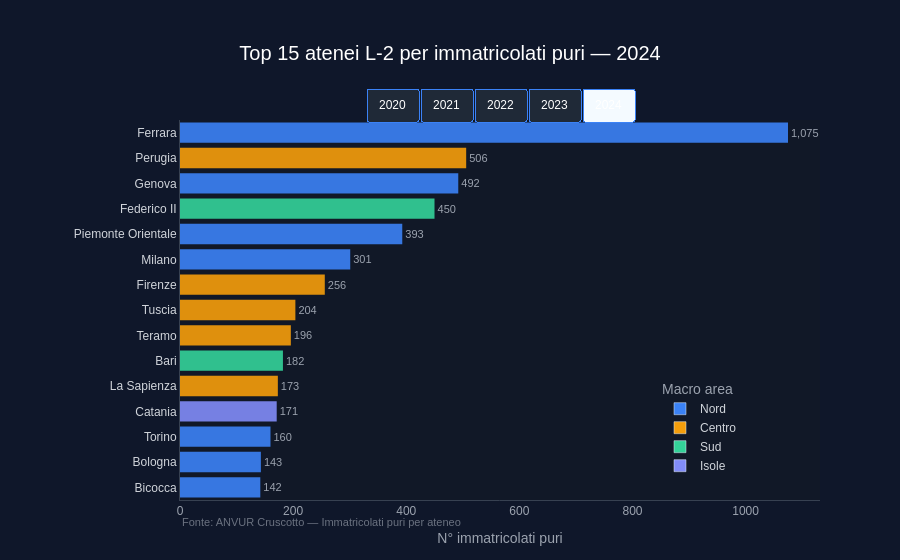

Write notebook code for a chart like this one.
### Code cell
# Aggiungi n° corsi e lista corsi
g4_corsi = (
    df_anvur[df_anvur['Anno accademico'] >= 2020]
    .groupby(['Anno accademico', 'ateneo_short'])['corso_nome']
    .nunique().reset_index()
    .rename(columns={'corso_nome': 'n_corsi'})
)

# Lista corsi con immatricolati per ognuno
g4_nomi = (
    df_anvur[df_anvur['Anno accademico'] >= 2020]
    .groupby(['Anno accademico', 'ateneo_short', 'corso_nome'])['imm']
    .sum().reset_index()
    .groupby(['Anno accademico', 'ateneo_short'])
    .apply(lambda x: '<br>'.join([
        f"&nbsp;&nbsp;• {row['corso_nome']}: <b>{int(row['imm']):,}</b>"
        for _, row in x.sort_values('imm', ascending=False).iterrows()
    ]))
    .reset_index()
    .rename(columns={0: 'lista_corsi'})
)

g4_anvur = (
    df_anvur[df_anvur['Anno accademico'] >= 2020]
    .groupby(['Anno accademico', 'ateneo_short', 'regione'])['imm']
    .sum().reset_index()
)

g4_anvur['macro'] = g4_anvur['regione'].map({
    'Piemonte': 'Nord', 'Lombardia': 'Nord', 'Veneto': 'Nord',
    'Friuli-Venezia Giulia': 'Nord', 'Liguria': 'Nord',
    'Emilia-Romagna': 'Nord', 'Trentino-Alto Adige/Südtirol': 'Nord',
    'Toscana': 'Centro', 'Umbria': 'Centro', 'Marche': 'Centro',
    'Lazio': 'Centro', 'Abruzzo': 'Centro',
    'Campania': 'Sud', 'Puglia': 'Sud', 'Basilicata': 'Sud',
    'Calabria': 'Sud', 'Molise': 'Sud',
    'Sicilia': 'Isole', 'Sardegna': 'Isole',
})

g4_anvur = g4_anvur.merge(g4_corsi, on=['Anno accademico', 'ateneo_short'], how='left')
g4_anvur = g4_anvur.merge(g4_nomi, on=['Anno accademico', 'ateneo_short'], how='left')

# ── Grafico ────────────────────────────────────────────────────────────────
anni_g4 = sorted(g4_anvur['Anno accademico'].unique())

COLORI_MACRO = {
    'Nord'  : '#3B82F6',
    'Centro': '#F59E0B',
    'Sud'   : '#34D399',
    'Isole' : '#818CF8',
}

fig4 = go.Figure()

for i, anno in enumerate(anni_g4):
    subset = (
        g4_anvur[g4_anvur['Anno accademico'] == anno]
        .sort_values('imm', ascending=False)
        .head(15)
        .sort_values('imm', ascending=True)
        .reset_index(drop=True)
    )

    fig4.add_trace(go.Bar(
        x=subset['imm'],
        y=subset['ateneo_short'],
        orientation='h',
        marker=dict(
            color=[COLORI_MACRO.get(m, '#6B7280') for m in subset['macro']],
            line=dict(width=0),
            opacity=0.9
        ),
        text=subset['imm'].astype(int).apply(lambda x: f'{x:,}'),
        textposition='outside',
        textfont=dict(size=11, color='#9CA3AF'),
        customdata=subset[['macro', 'n_corsi', 'lista_corsi']],
        hovertemplate=(
            '<b>%{y}</b><br>'
            'Immatricolati puri: <b>%{x:,}</b><br>'
            'Macro area: %{customdata[0]}<br>'
            'N° corsi L-2: <b>%{customdata[1]}</b><br>'
            '%{customdata[2]}'
            '<extra></extra>'
        ),
        visible=(i == 0),
        showlegend=False,
    ))

# Legenda manuale
for macro, colore in COLORI_MACRO.items():
    fig4.add_trace(go.Bar(
        x=[None], y=[None],
        orientation='h',
        marker_color=colore,
        name=macro,
        visible=True,
    ))

n_trace_dati = len(anni_g4)
n_trace_legenda = len(COLORI_MACRO)

buttons = []
for i, anno in enumerate(anni_g4):
    vis = [j == i for j in range(n_trace_dati)] + [True] * n_trace_legenda
    buttons.append(dict(
        label=str(anno),
        method='update',
        args=[
            {'visible': vis},
            {'title': dict(
                text=f'Top 15 atenei L-2 per immatricolati puri — {anno}',
                font=dict(size=20, color='white', family='Arial'),
                x=0.5, xanchor='center'
            )}
        ]
    ))

fig4.update_layout(
    title=dict(
        text=f'Top 15 atenei L-2 per immatricolati puri — {anni_g4[-1]}',
        font=dict(size=20, color='white', family='Arial'),
        x=0.5, xanchor='center'
    ),
    updatemenus=[dict(
        type='buttons',
        direction='right',
        x=0.5, xanchor='center',
        y=1.10, yanchor='top',
        buttons=buttons,
        bgcolor='#1F2937',
        bordercolor='#3B82F6',
        borderwidth=1,
        font=dict(size=12, family='Arial', color='white'),
        active=len(anni_g4)-1,
        pad=dict(r=6, l=6, t=6, b=6),
    )],
    xaxis=dict(
        title=dict(text='N° immatricolati puri', font=dict(color='#9CA3AF')),
        showgrid=False,
        tickfont=dict(color='#9CA3AF'),
        linecolor='#374151',
    ),
    yaxis=dict(
        showgrid=False,
        tickfont=dict(size=12, color='#D1D5DB'),
        linecolor='#374151',
    ),
    legend=dict(
        title=dict(text='Macro area', font=dict(color='#9CA3AF')),
        font=dict(color='#D1D5DB'),
        bgcolor='rgba(0,0,0,0)',
        x=0.75, y=0.05
    ),
    annotations=[
        dict(
            x=0.0, y=-0.08,
            xref='paper', yref='paper',
            text='Fonte: ANVUR Cruscotto — Immatricolati puri per ateneo',
            showarrow=False,
            font=dict(size=11, color='#6B7280'),
            align='left'
        )
    ],
    height=560,
    margin=dict(t=120, b=60, l=180, r=80),
    font=dict(family='Arial', size=12),
    plot_bgcolor='#111827',
    paper_bgcolor='#0F172A',
    barmode='overlay'
)

fig4.show()

### Figure 1 — Plotly figure (JSON) as saved in the notebook; plotly's stock layout.template omitted (floating-point values rounded to 4 significant figures)
{"data": [{"customdata": [["Nord", 1, "&nbsp;&nbsp;• BIOTECNOLOGIE: <b>142</b>"], ["Nord", 2, "&nbsp;&nbsp;• Biotecnologie: <b>94</b><br>&nbsp;&nbsp;• Genomica: <b>49</b>"], ["Nord", 1, "&nbsp;&nbsp;• BIOTECNOLOGIE: <b>160</b>"], ["Isole", 1, "&nbsp;&nbsp;• Biotecnologie: <b>171</b>"], ["Centro", 3, "&nbsp;&nbsp;• Biotecnologie: <b>107</b><br>&nbsp;&nbsp;• Bioinformatica: <b>33</b><br>&nbsp;&nbsp;• Biotecnologie Agro-Alimentari e Industriali: <b>33</b>"], ["Sud", 2, "&nbsp;&nbsp;• Biotecnologie Mediche e Farmaceutiche: <b>98</b><br>&nbsp;&nbsp;• Biotecnologie Industriali per lo Sviluppo Sostenibile: <b>84</b>"], ["Centro", 1, "&nbsp;&nbsp;• Biotecnologie: <b>196</b>"], ["Centro", 1, "&nbsp;&nbsp;• Biotecnologie: <b>204</b>"], ["Centro", 1, "&nbsp;&nbsp;• Biotecnologie: <b>256</b>"], ["Nord", 2, "&nbsp;&nbsp;• Biotecnologia: <b>203</b><br>&nbsp;&nbsp;• Biotecnologie mediche: <b>98</b>"], ["Nord", 1, "&nbsp;&nbsp;• Biotecnologie: <b>393</b>"], ["Sud", 2, "&nbsp;&nbsp;• Biotecnologie per la Salute: <b>395</b><br>&nbsp;&nbsp;• Corso di laurea in Biotecnologie Biomolecolari e Industriali: <b>55</b>"], ["Nord", 1, "&nbsp;&nbsp;• Biotecnologie: <b>492</b>"], ["Centro", 1, "&nbsp;&nbsp;• Biotecnologie: <b>506</b>"], ["Nord", 2, "&nbsp;&nbsp;• Biotecnologie mediche: <b>655</b><br>&nbsp;&nbsp;• Biotecnologie: <b>420</b>"]], "hovertemplate": "<b>%{y}</b><br>Immatricolati puri: <b>%{x:,}</b><br>Macro area: %{customdata[0]}<br>N° corsi L-2: <b>%{customdata[1]}</b><br>%{customdata[2]}<extra></extra>", "marker": {"color": ["#3B82F6", "#3B82F6", "#3B82F6", "#818CF8", "#F59E0B", "#34D399", "#F59E0B", "#F59E0B", "#F59E0B", "#3B82F6", "#3B82F6", "#34D399", "#3B82F6", "#F59E0B", "#3B82F6"], "line": {"width": 0}, "opacity": 0.9}, "orientation": "h", "showlegend": false, "text": ["142", "143", "160", "171", "173", "182", "196", "204", "256", "301", "393", "450", "492", "506", "1,075"], "textfont": {"color": "#9CA3AF", "size": 11}, "textposition": "outside", "type": "bar", "visible": true, "x": [142.0, 143.0, 160.0, 171.0, 173.0, 182.0, 196.0, 204.0, 256.0, 301.0, 393.0, 450.0, 492.0, 506.0, 1075.0], "y": ["Bicocca", "Bologna", "Torino", "Catania", "La Sapienza", "Bari", "Teramo", "Tuscia", "Firenze", "Milano", "Piemonte Orientale", "Federico II", "Genova", "Perugia", "Ferrara"]}, {"customdata": [["Isole", 1, "&nbsp;&nbsp;• Biotecnologie: <b>154</b>"], ["Nord", 1, "&nbsp;&nbsp;• Biotecnologie: <b>161</b>"], ["Centro", 1, "&nbsp;&nbsp;• Biotecnologie: <b>163</b>"], ["Nord", 1, "&nbsp;&nbsp;• Biotecnologie: <b>165</b>"], ["Nord", 1, "&nbsp;&nbsp;• BIOTECNOLOGIE: <b>169</b>"], ["Nord", 1, "&nbsp;&nbsp;• BIOTECNOLOGIE: <b>174</b>"], ["Centro", 3, "&nbsp;&nbsp;• Biotecnologie: <b>102</b><br>&nbsp;&nbsp;• Biotecnologie Agro-Alimentari e Industriali: <b>48</b><br>&nbsp;&nbsp;• Bioinformatica: <b>33</b>"], ["Sud", 2, "&nbsp;&nbsp;• Biotecnologie Mediche e Farmaceutiche: <b>95</b><br>&nbsp;&nbsp;• Biotecnologie Industriali per lo Sviluppo Sostenibile: <b>90</b>"], ["Centro", 1, "&nbsp;&nbsp;• Biotecnologie: <b>193</b>"], ["Centro", 1, "&nbsp;&nbsp;• Biotecnologie: <b>248</b>"], ["Nord", 2, "&nbsp;&nbsp;• Biotecnologia: <b>203</b><br>&nbsp;&nbsp;• Biotecnologie mediche: <b>95</b>"], ["Sud", 2, "&nbsp;&nbsp;• Biotecnologie per la Salute: <b>400</b><br>&nbsp;&nbsp;• Corso di laurea in Biotecnologie Biomolecolari e Industriali: <b>57</b>"], ["Nord", 1, "&nbsp;&nbsp;• Biotecnologie: <b>466</b>"], ["Centro", 1, "&nbsp;&nbsp;• Biotecnologie: <b>652</b>"], ["Nord", 2, "&nbsp;&nbsp;• Biotecnologie mediche: <b>405</b><br>&nbsp;&nbsp;• Biotecnologie: <b>351</b>"]], "hovertemplate": "<b>%{y}</b><br>Immatricolati puri: <b>%{x:,}</b><br>Macro area: %{customdata[0]}<br>N° corsi L-2: <b>%{customdata[1]}</b><br>%{customdata[2]}<extra></extra>", "marker": {"color": ["#818CF8", "#3B82F6", "#F59E0B", "#3B82F6", "#3B82F6", "#3B82F6", "#F59E0B", "#34D399", "#F59E0B", "#F59E0B", "#3B82F6", "#34D399", "#3B82F6", "#F59E0B", "#3B82F6"], "line": {"width": 0}, "opacity": 0.9}, "orientation": "h", "showlegend": false, "text": ["154", "161", "163", "165", "169", "174", "183", "185", "193", "248", "298", "457", "466", "652", "756"], "textfont": {"color": "#9CA3AF", "size": 11}, "textposition": "outside", "type": "bar", "visible": false, "x": [154.0, 161.0, 163.0, 165.0, 169.0, 174.0, 183.0, 185.0, 193.0, 248.0, 298.0, 457.0, 466.0, 652.0, 756.0], "y": ["Catania", "Verona", "Tuscia", "Padova", "Torino", "Bicocca", "La Sapienza", "Bari", "Teramo", "Firenze", "Milano", "Federico II", "Piemonte Orientale", "Perugia", "Ferrara"]}, {"customdata": [["Centro", 1, "&nbsp;&nbsp;• Biotecnologie: <b>134</b>"], ["Isole", 1, "&nbsp;&nbsp;• Biotecnologie: <b>134</b>"], ["Centro", 1, "&nbsp;&nbsp;• Biotecnologie: <b>157</b>"], ["Nord", 1, "&nbsp;&nbsp;• BIOTECNOLOGIE: <b>164</b>"], ["Nord", 1, "&nbsp;&nbsp;• BIOTECNOLOGIE: <b>165</b>"], ["Sud", 1, "&nbsp;&nbsp;• BIOTECNOLOGIE: <b>172</b>"], ["Centro", 3, "&nbsp;&nbsp;• Biotecnologie: <b>95</b><br>&nbsp;&nbsp;• Biotecnologie Agro-Alimentari e Industriali: <b>42</b><br>&nbsp;&nbsp;• Bioinformatica: <b>36</b>"], ["Sud", 2, "&nbsp;&nbsp;• Biotecnologie Mediche e Farmaceutiche: <b>94</b><br>&nbsp;&nbsp;• Biotecnologie Industriali per lo Sviluppo Sostenibile: <b>84</b>"], ["Nord", 1, "&nbsp;&nbsp;• Biotecnologie: <b>183</b>"], ["Centro", 1, "&nbsp;&nbsp;• Biotecnologie: <b>249</b>"], ["Nord", 2, "&nbsp;&nbsp;• Biotecnologia: <b>205</b><br>&nbsp;&nbsp;• Biotecnologie mediche: <b>91</b>"], ["Nord", 1, "&nbsp;&nbsp;• Biotecnologie: <b>435</b>"], ["Sud", 2, "&nbsp;&nbsp;• Biotecnologie per la Salute: <b>391</b><br>&nbsp;&nbsp;• Corso di laurea in Biotecnologie Biomolecolari e Industriali: <b>51</b>"], ["Centro", 1, "&nbsp;&nbsp;• Biotecnologie: <b>568</b>"], ["Nord", 2, "&nbsp;&nbsp;• Biotecnologie mediche: <b>369</b><br>&nbsp;&nbsp;• Biotecnologie: <b>264</b>"]], "hovertemplate": "<b>%{y}</b><br>Immatricolati puri: <b>%{x:,}</b><br>Macro area: %{customdata[0]}<br>N° corsi L-2: <b>%{customdata[1]}</b><br>%{customdata[2]}<extra></extra>", "marker": {"color": ["#F59E0B", "#818CF8", "#F59E0B", "#3B82F6", "#3B82F6", "#34D399", "#F59E0B", "#34D399", "#3B82F6", "#F59E0B", "#3B82F6", "#3B82F6", "#34D399", "#F59E0B", "#3B82F6"], "line": {"width": 0}, "opacity": 0.9}, "orientation": "h", "showlegend": false, "text": ["134", "134", "157", "164", "165", "172", "173", "178", "183", "249", "296", "435", "442", "568", "633"], "textfont": {"color": "#9CA3AF", "size": 11}, "textposition": "outside", "type": "bar", "visible": false, "x": [134.0, 134.0, 157.0, 164.0, 165.0, 172.0, 173.0, 178.0, 183.0, 249.0, 296.0, 435.0, 442.0, 568.0, 633.0], "y": ["Tuscia", "Catania", "Teramo", "Bicocca", "Torino", "Sannio", "La Sapienza", "Bari", "Padova", "Firenze", "Milano", "Piemonte Orientale", "Federico II", "Perugia", "Ferrara"]}, {"customdata": [["Nord", 1, "&nbsp;&nbsp;• Biotecnologie: <b>123</b>"], ["Nord", 1, "&nbsp;&nbsp;• Biotecnologie: <b>125</b>"], ["Centro", 1, "&nbsp;&nbsp;• Biotecnologie: <b>132</b>"], ["Nord", 1, "&nbsp;&nbsp;• BIOTECNOLOGIE: <b>141</b>"], ["Centro", 3, "&nbsp;&nbsp;• Biotecnologie: <b>91</b><br>&nbsp;&nbsp;• Biotecnologie Agro-Alimentari e Industriali: <b>29</b><br>&nbsp;&nbsp;• Bioinformatica: <b>23</b>"], ["Sud", 2, "&nbsp;&nbsp;• Biotecnologie Mediche e Farmaceutiche: <b>95</b><br>&nbsp;&nbsp;• Biotecnologie Industriali per lo Sviluppo Sostenibile: <b>50</b>"], ["Nord", 1, "&nbsp;&nbsp;• BIOTECNOLOGIE: <b>169</b>"], ["Nord", 1, "&nbsp;&nbsp;• Biotecnologie: <b>182</b>"], ["Centro", 1, "&nbsp;&nbsp;• Biotecnologie: <b>190</b>"], ["Nord", 2, "&nbsp;&nbsp;• Biotecnologia: <b>209</b><br>&nbsp;&nbsp;• Biotecnologie mediche: <b>88</b>"], ["Centro", 1, "&nbsp;&nbsp;• Biotecnologie: <b>409</b>"], ["Sud", 2, "&nbsp;&nbsp;• Biotecnologie per la Salute: <b>397</b><br>&nbsp;&nbsp;• Corso di laurea in Biotecnologie Biomolecolari e Industriali: <b>55</b>"], ["Isole", 1, "&nbsp;&nbsp;• Biotecnologie: <b>489</b>"], ["Nord", 1, "&nbsp;&nbsp;• Biotecnologie: <b>661</b>"], ["Nord", 2, "&nbsp;&nbsp;• Biotecnologie mediche: <b>473</b><br>&nbsp;&nbsp;• Biotecnologie: <b>284</b>"]], "hovertemplate": "<b>%{y}</b><br>Immatricolati puri: <b>%{x:,}</b><br>Macro area: %{customdata[0]}<br>N° corsi L-2: <b>%{customdata[1]}</b><br>%{customdata[2]}<extra></extra>", "marker": {"color": ["#3B82F6", "#3B82F6", "#F59E0B", "#3B82F6", "#F59E0B", "#34D399", "#3B82F6", "#3B82F6", "#F59E0B", "#3B82F6", "#F59E0B", "#34D399", "#818CF8", "#3B82F6", "#3B82F6"], "line": {"width": 0}, "opacity": 0.9}, "orientation": "h", "showlegend": false, "text": ["123", "125", "132", "141", "143", "145", "169", "182", "190", "297", "409", "452", "489", "661", "757"], "textfont": {"color": "#9CA3AF", "size": 11}, "textposition": "outside", "type": "bar", "visible": false, "x": [123.0, 125.0, 132.0, 141.0, 143.0, 145.0, 169.0, 182.0, 190.0, 297.0, 409.0, 452.0, 489.0, 661.0, 757.0], "y": ["dell'Insubria", "Pavia", "Teramo", "Torino", "La Sapienza", "Bari", "Bicocca", "Padova", "Firenze", "Milano", "Perugia", "Federico II", "Catania", "Piemonte Orientale", "Ferrara"]}, {"customdata": [["Nord", 1, "&nbsp;&nbsp;• Biotecnologie: <b>119</b>"], ["Nord", 1, "&nbsp;&nbsp;• Biotecnologie: <b>126</b>"], ["Nord", 1, "&nbsp;&nbsp;• Biotecnologie: <b>130</b>"], ["Sud", 2, "&nbsp;&nbsp;• Biotecnologie Mediche e Farmaceutiche: <b>95</b><br>&nbsp;&nbsp;• Biotecnologie Industriali per lo Sviluppo Sostenibile: <b>44</b>"], ["Nord", 1, "&nbsp;&nbsp;• BIOTECNOLOGIE: <b>161</b>"], ["Centro", 3, "&nbsp;&nbsp;• Biotecnologie: <b>106</b><br>&nbsp;&nbsp;• Biotecnologie Agro-Alimentari e Industriali: <b>34</b><br>&nbsp;&nbsp;• Bioinformatica: <b>30</b>"], ["Nord", 1, "&nbsp;&nbsp;• BIOTECNOLOGIE: <b>174</b>"], ["Nord", 1, "&nbsp;&nbsp;• Biotecnologie: <b>182</b>"], ["Centro", 1, "&nbsp;&nbsp;• Biotecnologie: <b>224</b>"], ["Nord", 2, "&nbsp;&nbsp;• Biotecnologia: <b>196</b><br>&nbsp;&nbsp;• Biotecnologie mediche: <b>102</b>"], ["Centro", 1, "&nbsp;&nbsp;• Biotecnologie: <b>391</b>"], ["Isole", 1, "&nbsp;&nbsp;• Biotecnologie: <b>478</b>"], ["Sud", 2, "&nbsp;&nbsp;• Biotecnologie per la Salute: <b>425</b><br>&nbsp;&nbsp;• Corso di laurea in Biotecnologie Biomolecolari e Industriali: <b>81</b>"], ["Nord", 1, "&nbsp;&nbsp;• Biotecnologie: <b>631</b>"], ["Nord", 2, "&nbsp;&nbsp;• Biotecnologie mediche: <b>486</b><br>&nbsp;&nbsp;• Biotecnologie: <b>295</b>"]], "hovertemplate": "<b>%{y}</b><br>Immatricolati puri: <b>%{x:,}</b><br>Macro area: %{customdata[0]}<br>N° corsi L-2: <b>%{customdata[1]}</b><br>%{customdata[2]}<extra></extra>", "marker": {"color": ["#3B82F6", "#3B82F6", "#3B82F6", "#34D399", "#3B82F6", "#F59E0B", "#3B82F6", "#3B82F6", "#F59E0B", "#3B82F6", "#F59E0B", "#818CF8", "#34D399", "#3B82F6", "#3B82F6"], "line": {"width": 0}, "opacity": 0.9}, "orientation": "h", "showlegend": false, "text": ["119", "126", "130", "139", "161", "170", "174", "182", "224", "298", "391", "478", "506", "631", "781"], "textfont": {"color": "#9CA3AF", "size": 11}, "textposition": "outside", "type": "bar", "visible": false, "x": [119.0, 126.0, 130.0, 139.0, 161.0, 170.0, 174.0, 182.0, 224.0, 298.0, 391.0, 478.0, 506.0, 631.0, 781.0], "y": ["dell'Insubria", "Verona", "Pavia", "Bari", "Torino", "La Sapienza", "Bicocca", "Padova", "Firenze", "Milano", "Perugia", "Catania", "Federico II", "Piemonte Orientale", "Ferrara"]}, {"marker": {"color": "#3B82F6"}, "name": "Nord", "orientation": "h", "type": "bar", "visible": true, "x": [null], "y": [null]}, {"marker": {"color": "#F59E0B"}, "name": "Centro", "orientation": "h", "type": "bar", "visible": true, "x": [null], "y": [null]}, {"marker": {"color": "#34D399"}, "name": "Sud", "orientation": "h", "type": "bar", "visible": true, "x": [null], "y": [null]}, {"marker": {"color": "#818CF8"}, "name": "Isole", "orientation": "h", "type": "bar", "visible": true, "x": [null], "y": [null]}], "layout": {"annotations": [{"align": "left", "font": {"color": "#6B7280", "size": 11}, "showarrow": false, "text": "Fonte: ANVUR Cruscotto — Immatricolati puri per ateneo", "x": 0, "xref": "paper", "y": -0.08, "yref": "paper"}], "barmode": "overlay", "font": {"family": "Arial", "size": 12}, "height": 560, "legend": {"bgcolor": "rgba(0,0,0,0)", "font": {"color": "#D1D5DB"}, "title": {"font": {"color": "#9CA3AF"}, "text": "Macro area"}, "x": 0.75, "y": 0.05}, "margin": {"b": 60, "l": 180, "r": 80, "t": 120}, "paper_bgcolor": "#0F172A", "plot_bgcolor": "#111827", "title": {"font": {"color": "white", "family": "Arial", "size": 20}, "text": "Top 15 atenei L-2 per immatricolati puri — 2024", "x": 0.5, "xanchor": "center"}, "updatemenus": [{"active": 4, "bgcolor": "#1F2937", "bordercolor": "#3B82F6", "borderwidth": 1, "buttons": [{"args": [{"visible": [true, false, false, false, false, true, true, true, true]}, {"title": {"font": {"color": "white", "family": "Arial", "size": 20}, "text": "Top 15 atenei L-2 per immatricolati puri — 2020", "x": 0.5, "xanchor": "center"}}], "label": "2020", "method": "update"}, {"args": [{"visible": [false, true, false, false, false, true, true, true, true]}, {"title": {"font": {"color": "white", "family": "Arial", "size": 20}, "text": "Top 15 atenei L-2 per immatricolati puri — 2021", "x": 0.5, "xanchor": "center"}}], "label": "2021", "method": "update"}, {"args": [{"visible": [false, false, true, false, false, true, true, true, true]}, {"title": {"font": {"color": "white", "family": "Arial", "size": 20}, "text": "Top 15 atenei L-2 per immatricolati puri — 2022", "x": 0.5, "xanchor": "center"}}], "label": "2022", "method": "update"}, {"args": [{"visible": [false, false, false, true, false, true, true, true, true]}, {"title": {"font": {"color": "white", "family": "Arial", "size": 20}, "text": "Top 15 atenei L-2 per immatricolati puri — 2023", "x": 0.5, "xanchor": "center"}}], "label": "2023", "method": "update"}, {"args": [{"visible": [false, false, false, false, true, true, true, true, true]}, {"title": {"font": {"color": "white", "family": "Arial", "size": 20}, "text": "Top 15 atenei L-2 per immatricolati puri — 2024", "x": 0.5, "xanchor": "center"}}], "label": "2024", "method": "update"}], "direction": "right", "font": {"color": "white", "family": "Arial", "size": 12}, "pad": {"b": 6, "l": 6, "r": 6, "t": 6}, "type": "buttons", "x": 0.5, "xanchor": "center", "y": 1.1, "yanchor": "top"}], "xaxis": {"linecolor": "#374151", "showgrid": false, "tickfont": {"color": "#9CA3AF"}, "title": {"font": {"color": "#9CA3AF"}, "text": "N° immatricolati puri"}}, "yaxis": {"linecolor": "#374151", "showgrid": false, "tickfont": {"color": "#D1D5DB", "size": 12}}}}
